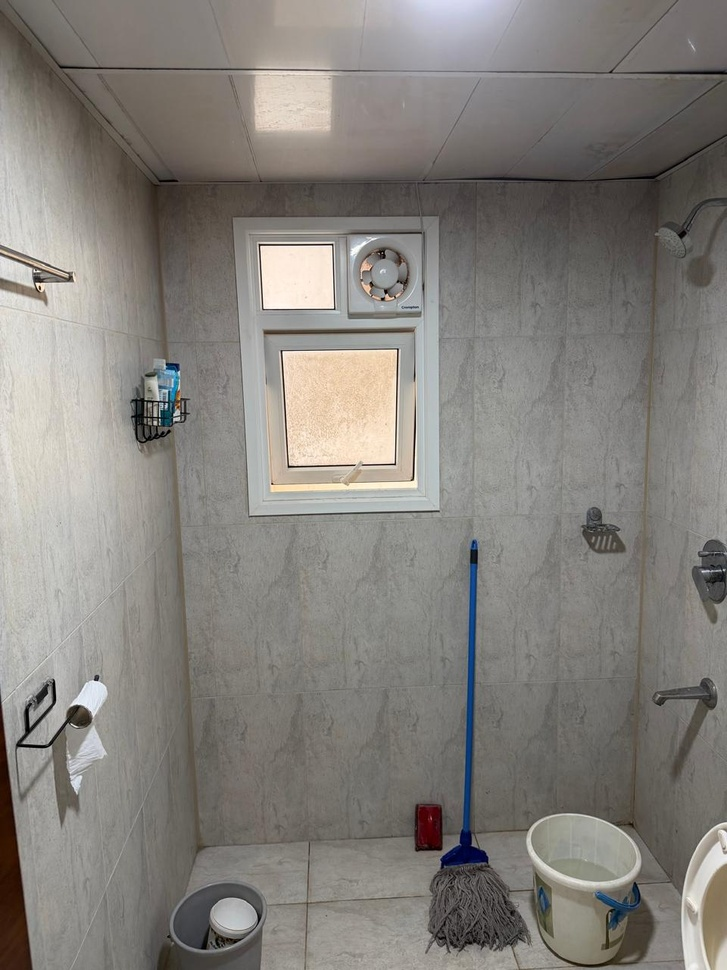
#> input picture scripts/testdata/bathroom.jpeg, 727 x 970 px, shrunk from 960 x 1280 before the run
$ python tile_grid_measure_room.py --image testdata/bathroom.jpeg
#> lines starting #> are read from the running program, lines starting #| are printed output that depends on the picture; after the words box and inside, x2 and y2 are one past the last pixel; in counts of white or black regions, pixels touching at a corner belong together
#!/usr/bin/env python3
"""Estimate room dimensions by visually counting tile/grid intervals.

This is intentionally separate from depth/GeoCalib experiments. It uses only
classical CV on the RGB image:

  image -> Canny -> Hough line segments -> dominant line families -> line-offset
  clustering -> tile interval counts -> count * assumed tile size

It is a prototype for "what ChatGPT is doing visually": count visible tile
intervals and multiply by an assumed tile size. It also writes debug overlays so
bad counts can be inspected instead of trusted blindly.
"""

from __future__ import annotations

import argparse
import json
import math
from dataclasses import dataclass
from pathlib import Path

import numpy as np
from PIL import Image, ImageOps


DEFAULT_OUT_DIR = Path("/tmp/tile_grid_measure")


@dataclass
class LineSegment:
    x1: float
    y1: float
    x2: float
    y2: float
    angle: float
    length: float
    midpoint: np.ndarray


def parse_args() -> argparse.Namespace:
    parser = argparse.ArgumentParser(description="Classical-CV tile grid room estimator.")
    parser.add_argument("--image", type=Path, required=True)
    parser.add_argument("--tile-size-m", type=float, default=0.60)
    parser.add_argument(
        "--mode",
        choices=["auto", "bathroom", "living"],
        default="auto",
        help="Controls which ROI interpretation is preferred.",
    )
    parser.add_argument("--out-dir", type=Path, default=DEFAULT_OUT_DIR)
    parser.add_argument("--json-out", type=Path, default=None)
    return parser.parse_args()


def read_rgb(path: Path) -> np.ndarray:
    image = Image.open(path.expanduser().resolve())
    image = ImageOps.exif_transpose(image).convert("RGB")
    return np.asarray(image, dtype=np.uint8)


def angle_mod_pi(angle: float) -> float:
    value = angle % math.pi
    return value + math.pi if value < 0 else value


def angle_distance_mod_pi(a: float, b: float) -> float:
    return abs((a - b + math.pi / 2.0) % math.pi - math.pi / 2.0)


def detect_segments(
    rgb: np.ndarray,
    roi: tuple[int, int, int, int],
    *,
    min_length_frac: float = 0.035,
) -> tuple[list[LineSegment], np.ndarray]:
    import cv2

    h, w = rgb.shape[:2]
    x0, y0, x1, y1 = roi
    x0 = int(np.clip(x0, 0, w - 1))
    x1 = int(np.clip(x1, x0 + 1, w))
    y0 = int(np.clip(y0, 0, h - 1))
    y1 = int(np.clip(y1, y0 + 1, h))

    crop = rgb[y0:y1, x0:x1]
    gray = cv2.cvtColor(crop, cv2.COLOR_RGB2GRAY)
    gray = cv2.createCLAHE(clipLimit=2.0, tileGridSize=(8, 8)).apply(gray)
    gray = cv2.GaussianBlur(gray, (3, 3), 0)
    edges = cv2.Canny(gray, 45, 140, apertureSize=3)

    min_line_length = max(25, int(min(crop.shape[:2]) * min_length_frac))
    lines = cv2.HoughLinesP(
        edges,
        rho=1,
        theta=np.pi / 180.0,
        threshold=35,
        minLineLength=min_line_length,
        maxLineGap=18,
    )
    segments: list[LineSegment] = []
    if lines is None:
        return segments, edges

    for lx1, ly1, lx2, ly2 in lines[:, 0, :]:
        gx1 = float(lx1 + x0)
        gy1 = float(ly1 + y0)
        gx2 = float(lx2 + x0)
        gy2 = float(ly2 + y0)
        dx = gx2 - gx1
        dy = gy2 - gy1
        length = math.hypot(dx, dy)
        if length < min_line_length:
            continue
        angle = angle_mod_pi(math.atan2(dy, dx))
        midpoint = np.array([(gx1 + gx2) * 0.5, (gy1 + gy2) * 0.5], dtype=np.float32)
        segments.append(LineSegment(gx1, gy1, gx2, gy2, angle, length, midpoint))
    return segments, edges


def dominant_angle_families(segments: list[LineSegment]) -> list[float]:
    if not segments:
        return []
    angles = np.array([segment.angle % (math.pi / 2.0) for segment in segments], dtype=np.float32)
    weights = np.array([segment.length for segment in segments], dtype=np.float32)
    hist, edges = np.histogram(angles, bins=36, range=(0, math.pi / 2.0), weights=weights)
    first = int(np.argmax(hist))
    first_angle = float((edges[first] + edges[first + 1]) * 0.5)
    return [first_angle, (first_angle + math.pi / 2.0) % math.pi]


def cluster_1d(values: list[float], threshold: float) -> list[dict]:
    values = sorted(v for v in values if math.isfinite(v))
    if not values:
        return []
    clusters: list[list[float]] = [[values[0]]]
    for value in values[1:]:
        center = float(np.mean(clusters[-1]))
        if abs(value - center) <= threshold:
            clusters[-1].append(value)
        else:
            clusters.append([value])
    return [
        {"center": float(np.mean(cluster)), "count": len(cluster)}
        for cluster in clusters
    ]


def family_offsets(segments: list[LineSegment], family_angle: float) -> tuple[list[float], list[LineSegment]]:
    selected: list[LineSegment] = []
    offsets: list[float] = []
    normal = np.array([-math.sin(family_angle), math.cos(family_angle)], dtype=np.float32)
    for segment in segments:
        if angle_distance_mod_pi(segment.angle, family_angle) <= math.radians(14):
            selected.append(segment)
            offsets.append(float(np.dot(segment.midpoint, normal)))
    return offsets, selected


def estimate_intervals_from_offsets(offsets: list[float], *, cluster_threshold_px: float = 18.0) -> dict | None:
    clusters = cluster_1d(offsets, cluster_threshold_px)
    # Ignore singleton clutter for spacing if possible, but keep all clusters for span.
    strong = [cluster for cluster in clusters if cluster["count"] >= 2]
    usable = strong if len(strong) >= 2 else clusters
    if len(usable) < 2:
        return None

    centers = [cluster["center"] for cluster in usable]
    diffs = [
        b - a
        for a, b in zip(centers, centers[1:])
        if 15.0 <= (b - a) <= 350.0
    ]
    if not diffs:
        return None
    spacing = float(np.median(diffs))
    span = float(centers[-1] - centers[0])
    intervals = span / max(spacing, 1e-6)
    # If visible boundaries include both outer grout lines, intervals is enough; if they
    # are interior lines only, +1 may be closer. Expose both.
    return {
        "clusters": [{"center_px": round(c["center"], 1), "count": c["count"]} for c in clusters],
        "strong_cluster_count": len(strong),
        "spacing_px": round(spacing, 2),
        "intervals_between_outer_lines": round(intervals, 2),
        "intervals_with_outer_margin": round(intervals + 1.0, 2),
    }


def analyze_roi(rgb: np.ndarray, roi: tuple[int, int, int, int], label: str) -> dict:
    segments, _ = detect_segments(rgb, roi)
    families = dominant_angle_families(segments)
    result: dict = {
        "label": label,
        "roi": list(roi),
        "segments": len(segments),
        "families": [],
    }
    for angle in families:
        offsets, selected = family_offsets(segments, angle)
        estimate = estimate_intervals_from_offsets(offsets)
        result["families"].append(
            {
                "angle_deg": round(math.degrees(angle), 1),
                "selected_segments": len(selected),
                "interval_estimate": estimate,
            }
        )
    return result


def draw_debug(rgb: np.ndarray, analyses: list[dict], out_path: Path) -> None:
    import cv2

    canvas = rgb.copy()
    colors = [(255, 0, 0), (0, 255, 0), (0, 128, 255)]
    for index, analysis in enumerate(analyses):
        x0, y0, x1, y1 = analysis["roi"]
        color = colors[index % len(colors)]
        cv2.rectangle(canvas, (x0, y0), (x1, y1), color, 2)
        cv2.putText(
            canvas,
            analysis["label"],
            (x0 + 8, y0 + 24),
            cv2.FONT_HERSHEY_SIMPLEX,
            0.7,
            color,
            2,
            cv2.LINE_AA,
        )
    out_path.parent.mkdir(parents=True, exist_ok=True)
    Image.fromarray(canvas).save(out_path)


def choose_dimension_candidates(analysis: dict, tile_size_m: float) -> list[dict]:
    candidates: list[dict] = []
    for family in analysis.get("families", []):
        estimate = family.get("interval_estimate")
        if not estimate:
            continue
        for key in ("intervals_between_outer_lines", "intervals_with_outer_margin"):
            count = estimate[key]
            candidates.append(
                {
                    "family_angle_deg": family["angle_deg"],
                    "count_type": key,
                    "tile_count": count,
                    "meters": round(count * tile_size_m, 3),
                    "selected_segments": family["selected_segments"],
                    "strong_cluster_count": estimate["strong_cluster_count"],
                }
            )
    return candidates


def main() -> int:
    args = parse_args()
    image_path = args.image.expanduser().resolve()
    rgb = read_rgb(image_path)
#> in read_rgb, image is the input picture: PIL image 727x970 RGB; mean R, G, B 132.6, 129.1, 124
    h, w = rgb.shape[:2]
#> h = 970; w = 727
    out_dir = args.out_dir.expanduser().resolve()
    out_json = args.json_out or (out_dir / f"{image_path.stem}_tile_count_cv.json")
    debug_path = out_dir / f"{image_path.stem}_tile_count_debug.png"

    # ROIs are deliberately simple and inspectable. This is tile counting, not
    # depth-based geometry.
    rois = [
        (0, int(h * 0.45), w, h, "floor_lower"),
        (0, 0, w, int(h * 0.72), "wall_upper"),
        (int(w * 0.10), int(h * 0.15), int(w * 0.90), int(h * 0.85), "center_room"),
    ]
    analyses = [analyze_roi(rgb, roi[:4], roi[4]) for roi in rois]
#> in detect_segments, `edges = cv2.Canny(gray, 45, 140, apertureSize=3)`:
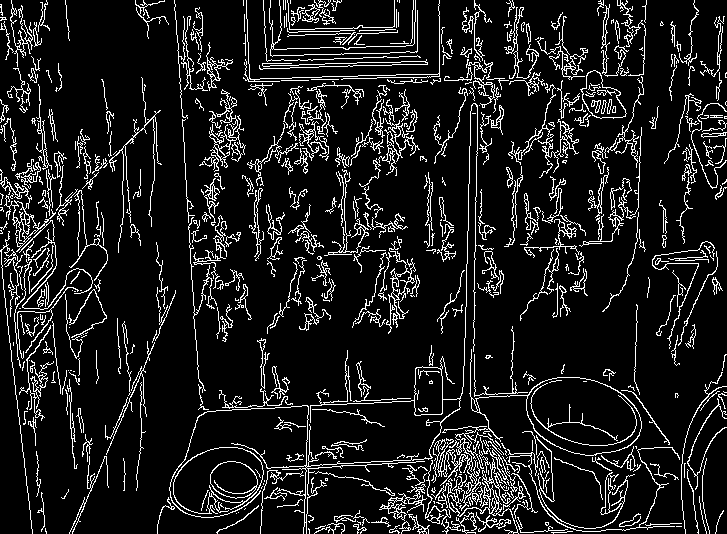
#> edges: shape (534, 727); 11% white in thin lines or dots
#> in detect_segments, `lines = cv2.HoughLinesP( edges, rho=1, theta=np.pi / 180.0, threshold=..`: lines = 1380 rows, first 6: [72, 533, 175, 290], [470, 532, 473, 399], [506, 169, 645, 30], [274, 140, 332, 125], [467, 263, 469, 146], [474, 532, 474, 252]
#> the loop in detect_segments, `for lx1, ly1, lx2, ly2 in lines[:, 0, :]:` made 1380 passes
#> (lx1, ly1, lx2, ly2, gx1, gy1, gx2, gy2) on passes 1 to 3: (72, 533, 175, 290, 72, 969, 175, 726), (470, 532, 473, 399, 470, 968, 473, 835), (506, 169, 645, 30, 506, 605, 645, 466)
#> after the loop in detect_segments, `for lx1, ly1, lx2, ly2 in lines[:, 0, :]:`: segments = 1380 items
#> in dominant_angle_families, `angles = np.array([segment.angle % (math.pi / 2.0) for segment in segm..`: angles = 1380 values, max 1.56 at index 1033, min 0 at index 5, mean 0.79
#> in dominant_angle_families, `weights = np.array([segment.length for segment in segments], dtype=np...`: weights = 1380 values, max 337.2 at index 110, min 25 at index 22, mean 65.3
#> in dominant_angle_families, `hist, edges = np.histogram(angles, bins=36, range=(0, math.pi / 2.0), ..`: hist = 36 values, max 10499.6 at index 0, min 499 at index 19, mean 2503; edges = 37 values from 0 to 1.57
#> in dominant_angle_families, `first = int(np.argmax(hist))`: first = 0
#> in dominant_angle_families, `first_angle = float((edges[first] + edges[first + 1]) * 0.5)`: first_angle = 0.0218
#> in analyze_roi, `families = dominant_angle_families(segments)`: families = [0.0218, 1.59]
#> in analyze_roi, `result: dict = { "label": label, "roi": list(roi), "segments": len(seg..`: result = {'label': 'floor_lower', 'roi': [0, 436, 727, 970], 'segments': 1380, 'families': []}
#> the loop in analyze_roi, `for angle in families:` made 2 passes
#> (angle, normal in family_offsets, spacing in estimate_intervals_from_offsets, span in estimate_intervals_from_offsets, intervals in estimate_intervals_from_offsets) on passes 1 to 2: (0.0218, [-0.0218, 1], 32.89, 499, 15.17), (1.59, [-1, -0.0218], 35.27, 699.3, 19.83)
#> call 2 of detect_segments, with roi = (0, 0, 727, 698), min_length_frac = 0.035
#> in detect_segments (call 2), `x0, y0, x1, y1 = roi`: y0 = 0; y1 = 698
#> in detect_segments (call 2), `gray = cv2.createCLAHE(clipLimit=2.0, tileGridSize=(8, 8)).apply(gray)`:
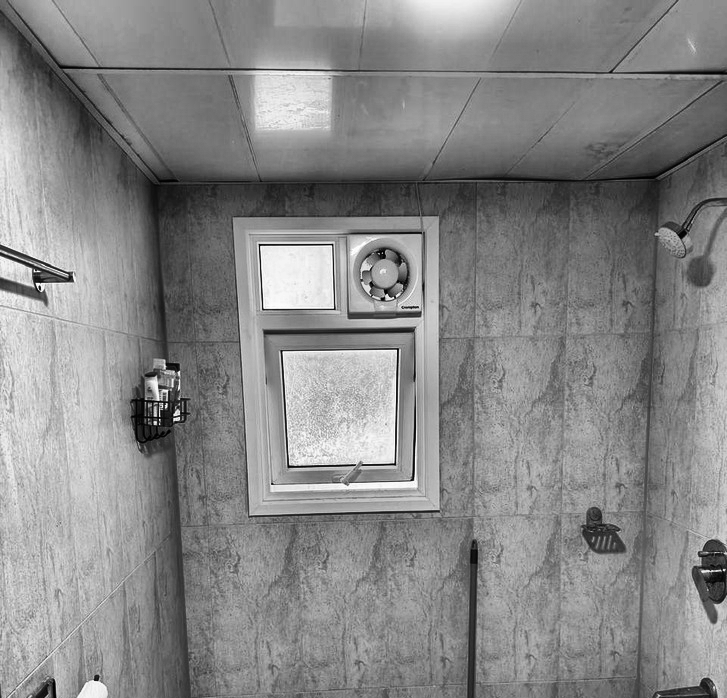
#> gray: shape (698, 727); min 1, max 255, mean 135
#> in detect_segments (call 2), `edges = cv2.Canny(gray, 45, 140, apertureSize=3)`:
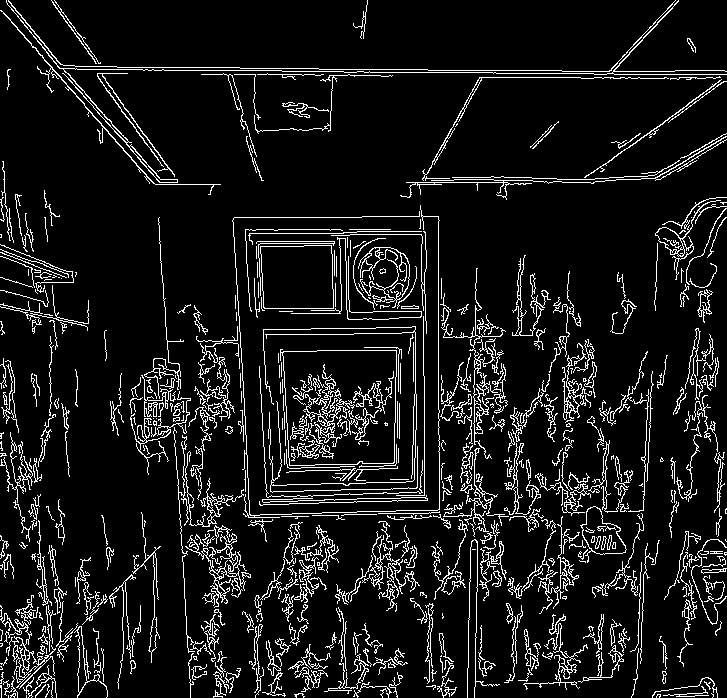
#> edges: shape (698, 727); 9.3% white in thin lines or dots
#> in detect_segments (call 2), `lines = cv2.HoughLinesP( edges, rho=1, theta=np.pi / 180.0, threshold=..`: lines = 1376 rows, first 6: [394, 461, 500, 583], [143, 70, 281, 70], [438, 589, 438, 547], [594, 74, 726, 74], [158, 218, 174, 446], [509, 612, 568, 682]
#> the loop in detect_segments (call 2), `for lx1, ly1, lx2, ly2 in lines[:, 0, :]:` made 1376 passes
#> (lx1, ly1, lx2, ly2) on passes 6 to 8: (509, 612, 568, 682), (0, 10, 84, 103), (311, 387, 346, 431)
#> the loop in analyze_roi (call 2), `for angle in families:` made 2 passes
#> angle on passes 1 to 2: 0.0218, 1.59
#> call 3 of detect_segments, with roi = (72, 145, 654, 824), min_length_frac = 0.035
#> in detect_segments (call 3), `crop = rgb[y0:y1, x0:x1]`:
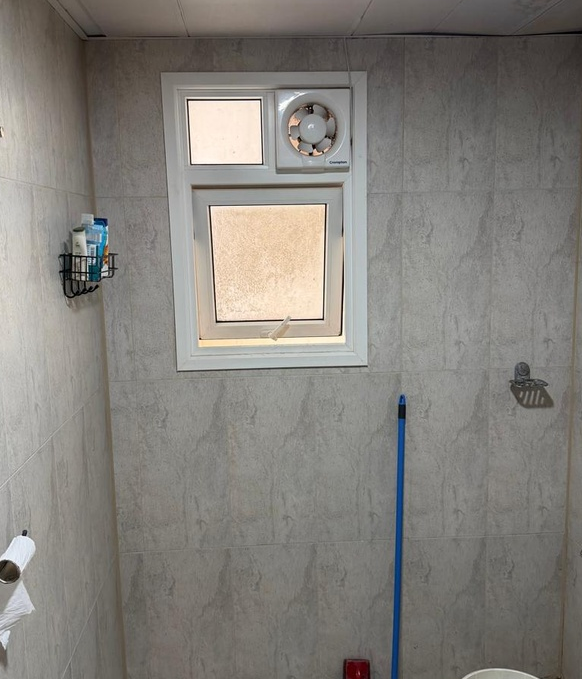
#> crop: shape (679, 582, 3); mean R, G, B 131.6, 128.5, 123.2
#> in detect_segments (call 3), `gray = cv2.createCLAHE(clipLimit=2.0, tileGridSize=(8, 8)).apply(gray)`:
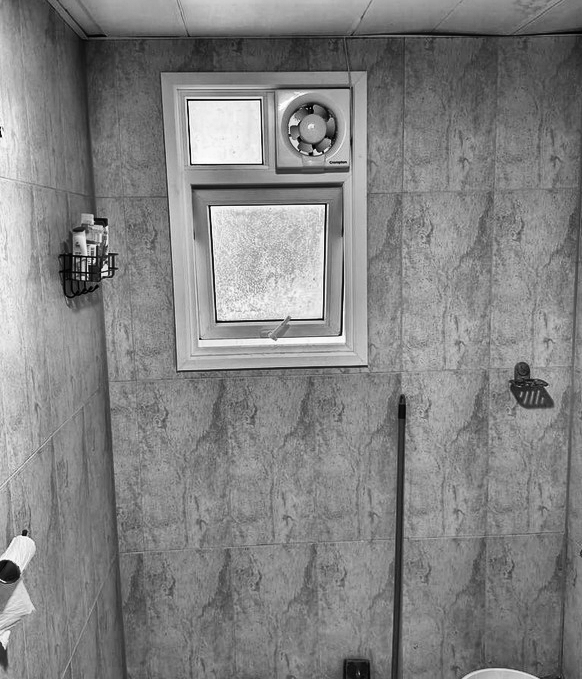
#> gray: shape (679, 582); min 1, max 255, mean 130.8
#> in detect_segments (call 3), `edges = cv2.Canny(gray, 45, 140, apertureSize=3)`:
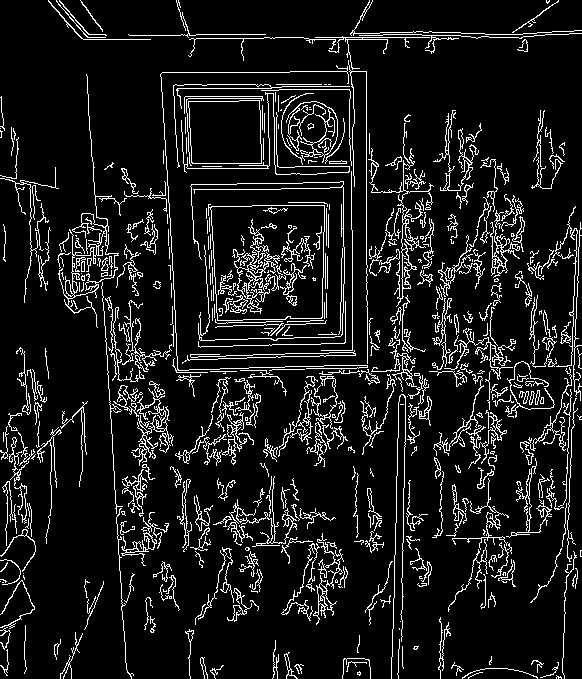
#> edges: shape (679, 582); 10% white in thin lines or dots
#> the loop in detect_segments (call 3), `for lx1, ly1, lx2, ly2 in lines[:, 0, :]:` made 1107 passes
#> (lx1, ly1, lx2, ly2) on passes 1 to 3: (86, 74, 114, 475), (402, 666, 402, 543), (366, 306, 366, 71)
    draw_debug(rgb, analyses, debug_path)
#> the loop in draw_debug, `for index, analysis in enumerate(analyses):` made 3 passes
#> after the loop in draw_debug, `for index, analysis in enumerate(analyses):`:
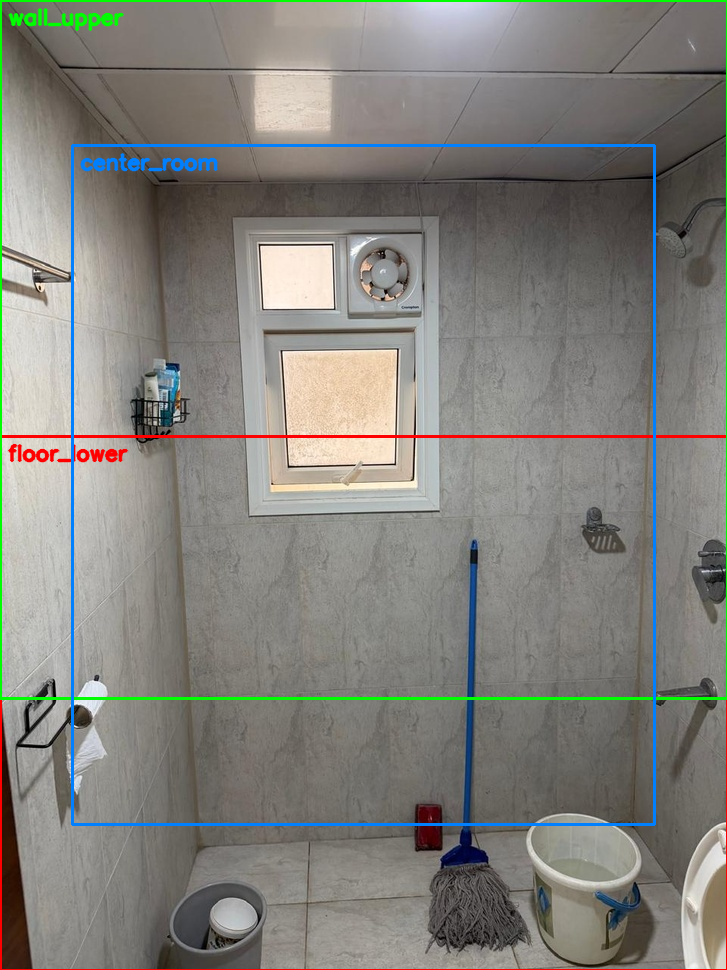
#> canvas: shape (970, 727, 3); 3.01% of pixels changed, all inside (x1, y1, x2, y2) = (0, 0, 727, 970)

    payload = {
        "image": str(image_path),
        "tile_size_m": args.tile_size_m,
        "mode": args.mode,
        "analyses": analyses,
        "dimension_candidates": {
            analysis["label"]: choose_dimension_candidates(analysis, args.tile_size_m)
            for analysis in analyses
        },
        "debug_overlay": str(debug_path),
        "note": (
            "This script estimates tile interval counts from Canny/Hough line clusters. "
            "It does not use Depth Anything. Choose the family/count candidate that matches "
            "the semantic room axis (width/height/depth)."
        ),
    }

    out_json.parent.mkdir(parents=True, exist_ok=True)
    out_json.write_text(json.dumps(payload, indent=2) + "\n", encoding="utf-8")
    print(json.dumps(payload, indent=2))
#> (printed output is left out)
    print(f"\njson:  {out_json}")
    print(f"debug: {debug_path}")
    return 0


if __name__ == "__main__":
    raise SystemExit(main())
#> (the program exits here)
